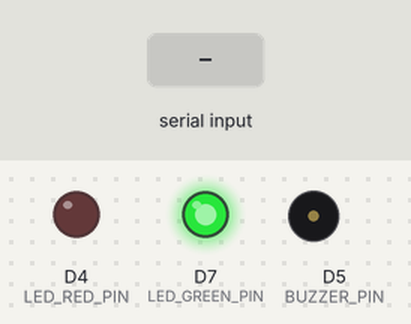
Recording of a sketch running on a simulated ESP8266 (NodeMCU). Shown: output pins drawn as LEDs (lit = HIGH), buzzer (waves = sounding, pin HIGH). The inputs (shaded band) are chosen by the test bench. What the sketch prints to the serial monitor is not drawn.

Above: at 1.2 s.
1.3 s: "HELP\n" received over the second serial link
At 2.0 s:
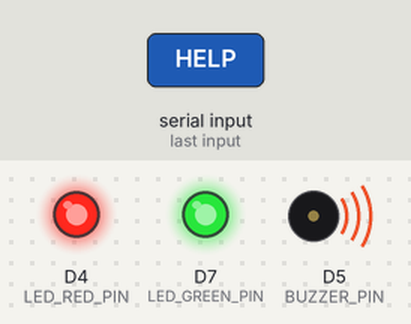
3.9 s: "TEXT \n" received over the second serial link
At 4.7 s:
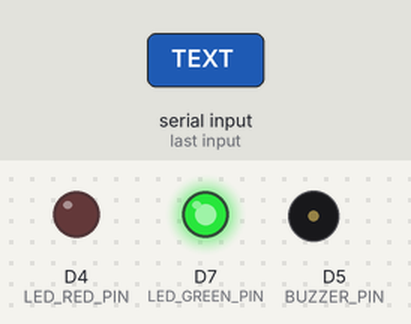
5.4 s: "DIM 90\n" received over the second serial link
At 6.5 s:
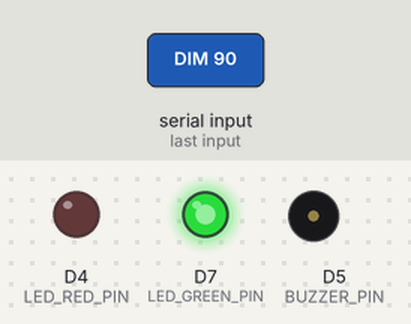
6.9 s: "PING\n" received over the second serial link
At 7.3 s:
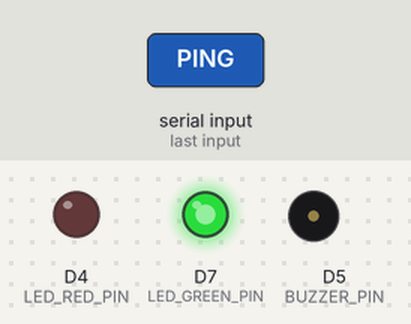
8.4 s: "HELP\n" received over the second serial link
At 9.24 s:
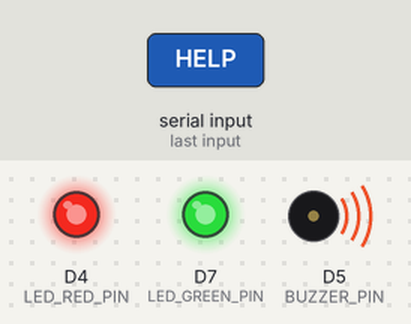
Timing chart, 0 to 11.4 s (numbered marks = the images above; inputs shaded):
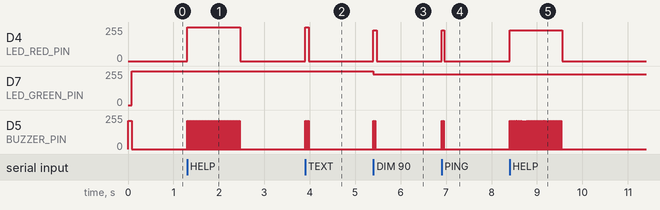

The sketch:

slave.ino
```cpp
// Mr Matzos slave ESP8266 for CircuitLab 2026
// email: matsarlemark@gmail.com
// Slave UART + LED + disk/activity buzzer PWM version
// UART RX: D6/GPIO12, UART TX: D0/GPIO16
// Red LED: D4/GPIO2, Green LED: D7/GPIO13
// Passive buzzer: D5/GPIO14

#include <SoftwareSerial.h>

#define UART_RX_PIN 12   // D6
#define UART_TX_PIN 16   // D0
#define LED_RED_PIN   2  // D4
#define LED_GREEN_PIN 13 // D7

#define ENABLE_BUZZER 1
#define BUZZER_PIN 14        // D5 / GPIO14
#define BUZZER_FREQ 170      // Hz, diskette-style passive buzzer frequency
#define BUZZER_DUTY 850      // 0..1023, about 83%
#define BUZZ_EVERY_N_CHARS 2 // buzz every other transmitted character

SoftwareSerial link(UART_RX_PIN, UART_TX_PIN);
String inputLine = "";

enum LedMode {
  MODE_LED_OFF,
  MODE_LED_GREEN_ON,
  MODE_LED_RED_ON,
  MODE_LED_GREEN_BLINK_SLOW,
  MODE_LED_GREEN_BLINK_MIDDLE,
  MODE_LED_GREEN_BLINK_FAST,
  MODE_LED_GREEN_BLINK_CRAZY,
  MODE_LED_RED_BLINK_SLOW,
  MODE_LED_RED_BLINK_MIDDLE,
  MODE_LED_RED_BLINK_FAST,
  MODE_LED_RED_BLINK_CRAZY,
  MODE_LED_LINK
};

LedMode ledMode = MODE_LED_LINK;
unsigned long lastBlink = 0;
bool blinkState = false;
uint8_t dimPct = 100;

static const uint16_t INPUT_MAX_LEN = 120;
static const uint8_t TX_QUEUE_MAX = 8;
static const uint16_t TX_LINE_MAX_LEN = 320;
static const unsigned long TX_CHAR_INTERVAL_MS = 5;
static const unsigned long ACTIVITY_PULSE_MS = 14;
static const unsigned long BUZZ_CLICK_MS = 10;
static const unsigned long BUZZ_GAP_MS = 22;

String g_txQueue[TX_QUEUE_MAX];
uint8_t g_txHead = 0, g_txTail = 0, g_txCount = 0;
bool g_txActive = false;
String g_txCurrent = "";
uint16_t g_txPos = 0;
unsigned long g_txLastMs = 0;
bool g_activityActive = false;
unsigned long g_activityUntilMs = 0;

bool g_buzzerActive = false;
unsigned long g_buzzerUntilMs = 0;
unsigned long g_buzzerNextAllowedMs = 0;
uint16_t g_txCharCounter = 0;

uint16_t g_activityBurstRemaining = 0;
unsigned long g_activityBurstNextMs = 0;

static uint16_t pctToPwm(uint8_t pct) {
  if (pct > 100) pct = 100;
  return (uint16_t)((1023UL * pct) / 100UL);
}

void buzzerStartClick(bool force = false) {
#if ENABLE_BUZZER
  unsigned long now = millis();
  if (!force && now < g_buzzerNextAllowedMs) return;
  analogWriteFreq(BUZZER_FREQ);
  analogWrite(BUZZER_PIN, BUZZER_DUTY);
  g_buzzerActive = true;
  g_buzzerUntilMs = now + BUZZ_CLICK_MS;
  g_buzzerNextAllowedMs = now + BUZZ_GAP_MS;
#endif
}

void buzzerOff() {
#if ENABLE_BUZZER
  analogWrite(BUZZER_PIN, 0);
  g_buzzerActive = false;
#endif
}

void serviceBuzzer() {
#if ENABLE_BUZZER
  if (g_buzzerActive && millis() >= g_buzzerUntilMs) {
    buzzerOff();
  }
#endif
}

void applyLedPct(uint8_t redPct, uint8_t greenPct) {
  analogWrite(LED_RED_PIN, pctToPwm(redPct));
  analogWrite(LED_GREEN_PIN, pctToPwm(greenPct));
}

void triggerActivityPulse(bool forceBuzz = false) {
  unsigned long now = millis();
  g_activityActive = true;
  g_activityUntilMs = now + ACTIVITY_PULSE_MS;

  // Do NOT keep the buzzer continuously on. Give it short clicks.
  if (forceBuzz) {
    buzzerStartClick(true);
  } else {
    g_txCharCounter++;
    if ((g_txCharCounter % BUZZ_EVERY_N_CHARS) == 0) {
      buzzerStartClick(false);
    }
  }
}

void startActivityBurst(uint16_t clicks) {
  if (clicks < 1) clicks = 1;
  if (clicks > 80) clicks = 80;
  g_activityBurstRemaining = clicks;
  g_activityBurstNextMs = 0;
}

void serviceActivityBurst() {
  if (g_activityBurstRemaining == 0) return;
  unsigned long now = millis();
  if (g_activityBurstNextMs != 0 && now < g_activityBurstNextMs) return;

  triggerActivityPulse(true);
  g_activityBurstRemaining--;

  // Slightly uneven timing = more Amiga/floppy-drive feeling.
  uint8_t wobble = (uint8_t)((g_activityBurstRemaining % 4) * 6);
  g_activityBurstNextMs = now + 24 + wobble;
}

bool enqueueReply(const String& s) {
  if (g_txCount >= TX_QUEUE_MAX) return false;
  String line = s;
  if (line.length() > TX_LINE_MAX_LEN) line = line.substring(0, TX_LINE_MAX_LEN);
  g_txQueue[g_txTail] = line;
  g_txTail = (uint8_t)((g_txTail + 1) % TX_QUEUE_MAX);
  g_txCount++;
  return true;
}

bool dequeueReply(String& out) {
  if (g_txCount == 0) return false;
  out = g_txQueue[g_txHead];
  g_txQueue[g_txHead] = "";
  g_txHead = (uint8_t)((g_txHead + 1) % TX_QUEUE_MAX);
  g_txCount--;
  return true;
}

void queueReply(const String& s) {
  if (!enqueueReply(s)) (void)enqueueReply("ERR TX QUEUE FULL");
}

void startNextTxIfNeeded() {
  if (g_txActive) return;
  String nextLine;
  if (!dequeueReply(nextLine)) return;
  g_txCurrent = nextLine + "\n";
  g_txPos = 0;
  g_txActive = true;
}

void processTx() {
  startNextTxIfNeeded();
  if (!g_txActive) return;
  unsigned long now = millis();
  if (now - g_txLastMs < TX_CHAR_INTERVAL_MS) return;
  g_txLastMs = now;
  if (g_txPos < g_txCurrent.length()) {
    link.write((uint8_t)g_txCurrent[g_txPos++]);
    triggerActivityPulse();
  }
  if (g_txPos >= g_txCurrent.length()) {
    g_txCurrent = "";
    g_txPos = 0;
    g_txActive = false;
  }
}

void updateLED() {
  unsigned long now = millis();
  unsigned long interval = 0;
  bool useBlink = false, red = false, green = false;

  if (g_activityActive && now >= g_activityUntilMs) {
    g_activityActive = false;
  }

  serviceBuzzer();

  switch (ledMode) {
    case MODE_LED_OFF: red = false; green = false; break;
    case MODE_LED_GREEN_ON: red = false; green = true; break;
    case MODE_LED_RED_ON: red = true; green = false; break;
    case MODE_LED_GREEN_BLINK_SLOW: interval = 650; useBlink = true; green = true; break;
    case MODE_LED_GREEN_BLINK_MIDDLE: interval = 350; useBlink = true; green = true; break;
    case MODE_LED_GREEN_BLINK_FAST: interval = 180; useBlink = true; green = true; break;
    case MODE_LED_GREEN_BLINK_CRAZY: interval = 60; useBlink = true; green = true; break;
    case MODE_LED_RED_BLINK_SLOW: interval = 650; useBlink = true; red = true; break;
    case MODE_LED_RED_BLINK_MIDDLE: interval = 350; useBlink = true; red = true; break;
    case MODE_LED_RED_BLINK_FAST: interval = 180; useBlink = true; red = true; break;
    case MODE_LED_RED_BLINK_CRAZY: interval = 60; useBlink = true; red = true; break;
    case MODE_LED_LINK: red = false; green = true; break;
  }

  if (useBlink && (now - lastBlink >= interval)) {
    lastBlink = now;
    blinkState = !blinkState;
  }

  uint8_t redPct = 0, greenPct = 0;
  if (useBlink) {
    if (blinkState) { redPct = red ? dimPct : 0; greenPct = green ? dimPct : 0; }
  } else {
    redPct = red ? dimPct : 0;
    greenPct = green ? dimPct : 0;
  }

  if (g_activityActive) {
    redPct = dimPct;
    greenPct = dimPct;
  }

  applyLedPct(redPct, greenPct);
}

bool parsePercent(const String& s, uint8_t& out) {
  if (!s.length()) return false;
  for (uint16_t i = 0; i < s.length(); ++i) if (!isDigit(s[i])) return false;
  int v = s.toInt();
  if (v < 0) v = 0;
  if (v > 100) v = 100;
  out = (uint8_t)v;
  return true;
}

String unwrapTextCommand(String cmd) {
  cmd.trim();
  if (!cmd.length()) return "";
  String upper = cmd;
  upper.toUpperCase();
  if (upper.startsWith("TEXT ")) return cmd.substring(5);
  return cmd;
}

void processCommand(String cmd) {
  String raw = unwrapTextCommand(cmd);
  raw.trim();
  if (!raw.length()) { queueReply("ERR EMPTY"); return; }

  String upper = raw;
  upper.toUpperCase();

  if (upper == "PING") { queueReply("ACK PING"); return; }
  if (upper == "HB") { link.println("ACK HB"); return; }

  if (upper == "STATUS") {
    String s = String("STATUS OK MODE=") + (ledMode == MODE_LED_LINK ? "LINK" : "ACTIVE") + " DIM=" + String(dimPct);
#if ENABLE_BUZZER
    s += " BUZZER=ON PIN=D5 FREQ=" + String(BUZZER_FREQ);
#else
    s += " BUZZER=OFF";
#endif
    queueReply(s);
    return;
  }

  if (upper == "ACT" || upper == "ACTIVITY" || upper == "DBACT") {
    triggerActivityPulse();
    return;
  }

  if (upper == "HELP" || upper == "HELPSLAVE") {
    queueReply("CMDS 1/5: PING | STATUS | HELP");
    queueReply("CMDS 2/5: LED ON/OFF | GREEN ON/OFF | RED ON/OFF");
    queueReply("CMDS 3/5: BLINK SLOW/MIDDLE/FAST/CRAZY");
    queueReply("CMDS 4/5: RED BLINK SLOW/MIDDLE/FAST/CRAZY");
    queueReply("CMDS 5/5: MODE LINK | DIM 10..100 | TEXT <msg> | ACT");
    return;
  }

  if (upper == "LED ON" || upper == "GREEN ON") { ledMode = MODE_LED_GREEN_ON; queueReply("ACK GREEN ON"); return; }
  if (upper == "LED OFF" || upper == "GREEN OFF") { ledMode = MODE_LED_OFF; queueReply("ACK GREEN OFF"); return; }
  if (upper == "RED ON") { ledMode = MODE_LED_RED_ON; queueReply("ACK RED ON"); return; }
  if (upper == "RED OFF") { ledMode = MODE_LED_OFF; queueReply("ACK RED OFF"); return; }

  if (upper == "BLINK SLOW") { ledMode = MODE_LED_GREEN_BLINK_SLOW; queueReply("ACK BLINK SLOW"); return; }
  if (upper == "BLINK MIDDLE" || upper == "BLINK MEDIUM") { ledMode = MODE_LED_GREEN_BLINK_MIDDLE; queueReply("ACK BLINK MIDDLE"); return; }
  if (upper == "BLINK FAST") { ledMode = MODE_LED_GREEN_BLINK_FAST; queueReply("ACK BLINK FAST"); return; }
  if (upper == "BLINK CRAZY") { ledMode = MODE_LED_GREEN_BLINK_CRAZY; queueReply("ACK BLINK CRAZY"); return; }

  if (upper == "RED BLINK SLOW") { ledMode = MODE_LED_RED_BLINK_SLOW; queueReply("ACK RED BLINK SLOW"); return; }
  if (upper == "RED BLINK MIDDLE" || upper == "RED BLINK MEDIUM") { ledMode = MODE_LED_RED_BLINK_MIDDLE; queueReply("ACK RED BLINK MIDDLE"); return; }
  if (upper == "RED BLINK FAST") { ledMode = MODE_LED_RED_BLINK_FAST; queueReply("ACK RED BLINK FAST"); return; }
  if (upper == "RED BLINK CRAZY") { ledMode = MODE_LED_RED_BLINK_CRAZY; queueReply("ACK RED BLINK CRAZY"); return; }

  if (upper == "MODE LINK" || upper == "LINK MODE" || upper == "BLINK STOP" || upper == "BLINK OFF") {
    ledMode = MODE_LED_LINK;
    queueReply("ACK MODE LINK");
    return;
  }

  if (upper.startsWith("DIM ")) {
    uint8_t v = 0;
    if (!parsePercent(raw.substring(4), v)) { queueReply("ERR DIM"); return; }
    dimPct = v;
    queueReply(String("ACK DIM ") + String(dimPct));
    return;
  }

  queueReply(String("ACK TEXT ") + raw);
}

void setup() {
  Serial.begin(115200);
  link.begin(9600);

  pinMode(LED_RED_PIN, OUTPUT);
  pinMode(LED_GREEN_PIN, OUTPUT);
#if ENABLE_BUZZER
  pinMode(BUZZER_PIN, OUTPUT);
#endif

  analogWriteRange(1023);
#if ENABLE_BUZZER
  analogWriteFreq(BUZZER_FREQ);
  buzzerOff();
  analogWrite(BUZZER_PIN, BUZZER_DUTY);
  delay(80);
  analogWrite(BUZZER_PIN, 0);
#endif
  applyLedPct(0, 0);

  Serial.println("SLAVE_BUILD=UART_ONLY_V4_DISK_TX_PWM_BUZZER_D5");
  Serial.println("SLAVE READY");
}

void loop() {
  updateLED();
  serviceActivityBurst();
  processTx();

  while (link.available()) {
    char c = (char)link.read();
    if (c == '\n') {
      processCommand(inputLine);
      inputLine = "";
    } else if (c != '\r') {
      inputLine += c;
      if (inputLine.length() > INPUT_MAX_LEN) inputLine = "";
    }
  }
}
```

Measured:
- after the input at 1.3 s, D4 (LED_RED_PIN): 0/255 → 255/255 at once, → 0/255 1.2 s later; D5 (BUZZER_PIN): alternates 211/255 for 0.01 s and 0/255 for 0.02 s, 72 changes in all, then stays 0/255, starting at once
- after the input at 3.9 s, D4 (LED_RED_PIN): 0/255 → 255/255 at once, → 0/255 0.08 s later; D5 (BUZZER_PIN): alternates 211/255 for 0.01 s and 0/255 for 0.02 s, 6 changes in all, then stays 0/255, starting at once
- after the input at 5.4 s, D4 (LED_RED_PIN): 0/255 → 229/255 at once, → 0/255 0.07 s later; D7 (LED_GREEN_PIN): 255/255 → 229/255 at once; D5 (BUZZER_PIN): alternates 211/255 for 0.01 s and 0/255 for 0.02 s, 4 changes in all, then stays 0/255, starting at once
- after the input at 6.9 s, D4 (LED_RED_PIN): 0/255 → 229/255 at once, → 0/255 0.06 s later; D5 (BUZZER_PIN): alternates 211/255 for 0.01 s and 0/255 for 0.02 s, 4 changes in all, then stays 0/255, starting at once
- after the input at 8.4 s, D4 (LED_RED_PIN): 0/255 → 229/255 at once, → 0/255 1.2 s later; D5 (BUZZER_PIN): alternates 211/255 for 0.01 s and 0/255 for 0.02 s, 72 changes in all, then stays 0/255, starting at once
